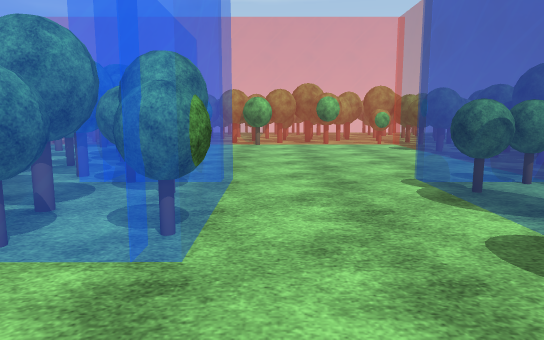
view 1 (above)

19 first-person views from a walk through a Unity game level. The camera is 1.4 m above the floor, tilts 8° down and sees 70° across. The floor is counted in squares, 1 m on a side. Each view is taken from the middle of a square. On the plan, view 1 faces up. The plan holds only what a view shows up to about 16 squares ahead; the rest is blank. The place goes on beyond the plan. Some trees and plants on the terrain are drawn as simple stand-ins. The player character is not drawn. Some animated figures are not drawn. Surface patterns are stand-ins for the level's own textures.

view 2
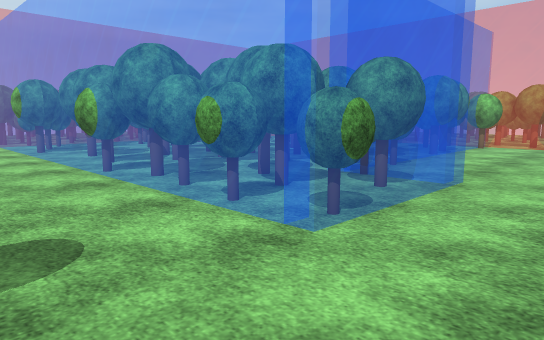

view 3
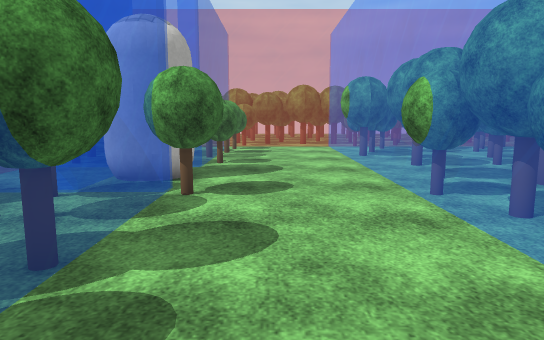

view 4
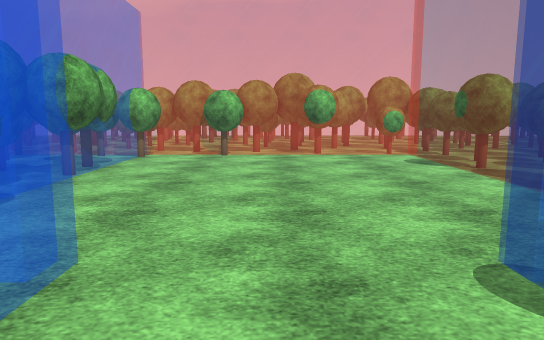

view 5
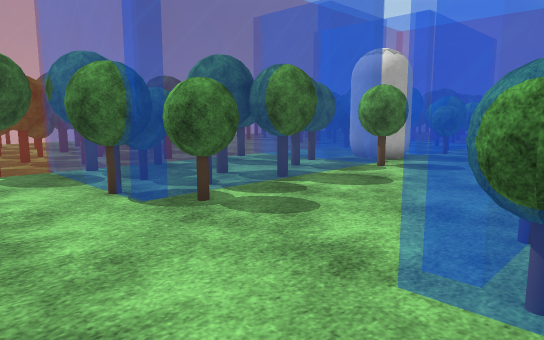

view 6
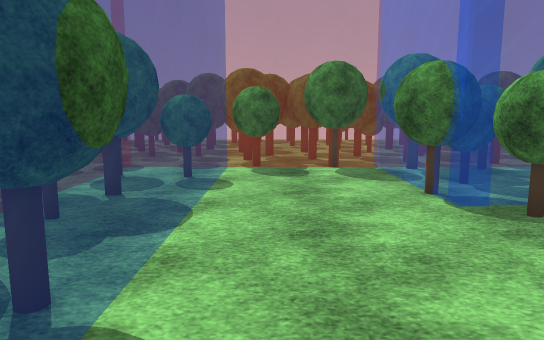

view 7
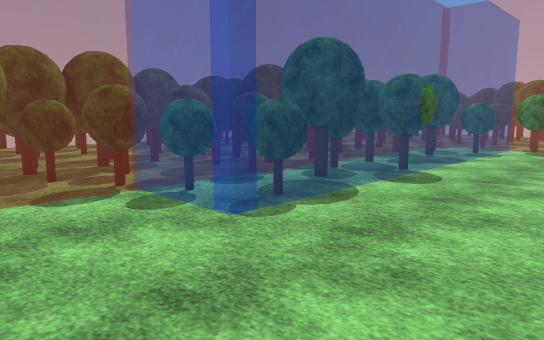

view 8
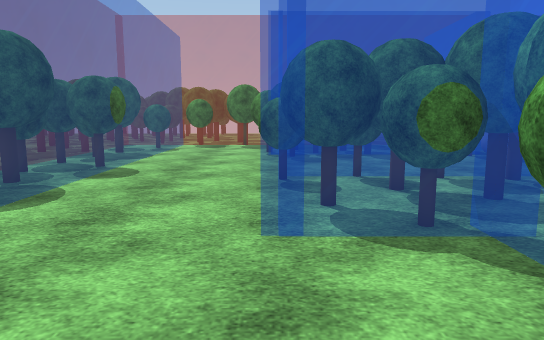

view 9
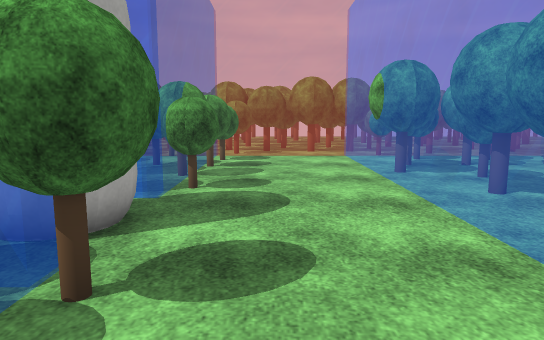

view 10
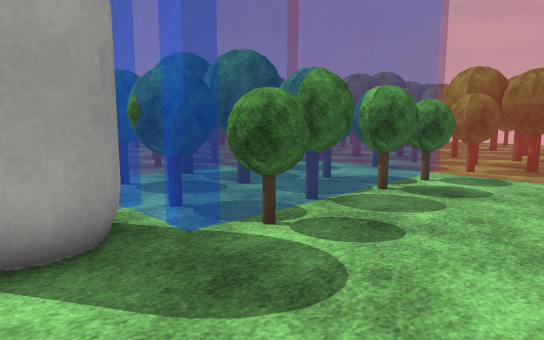

view 11
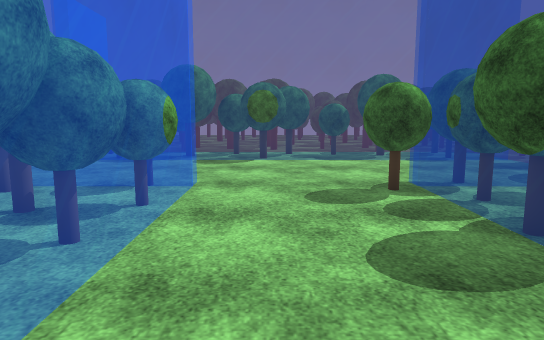

view 12
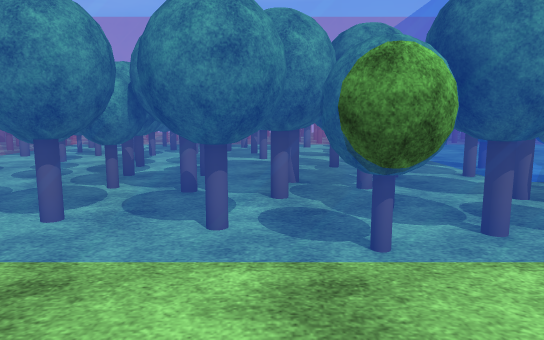

view 13
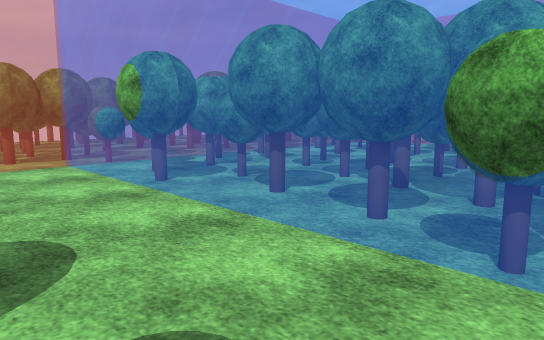

view 14
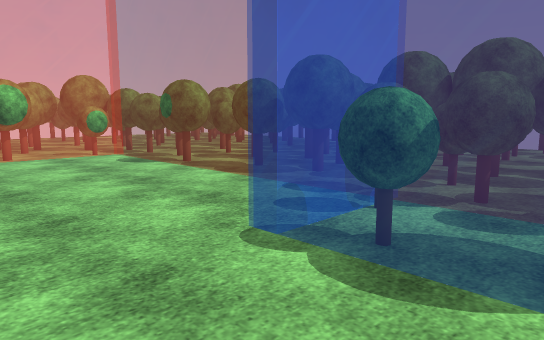

view 15
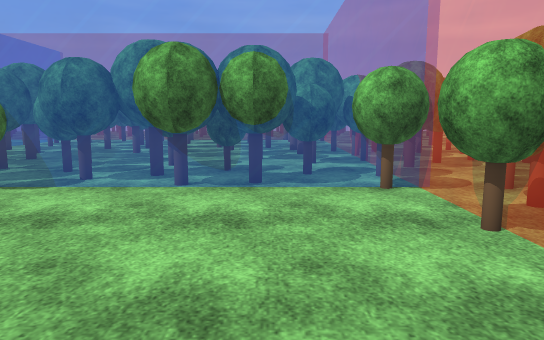

view 16
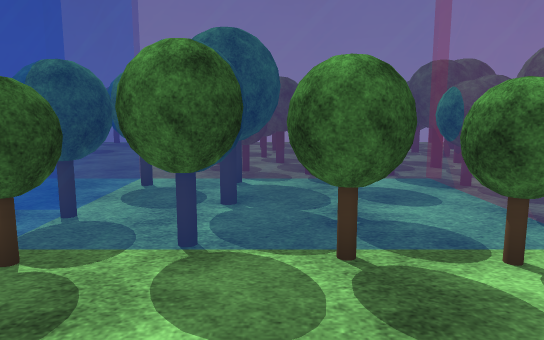

view 17
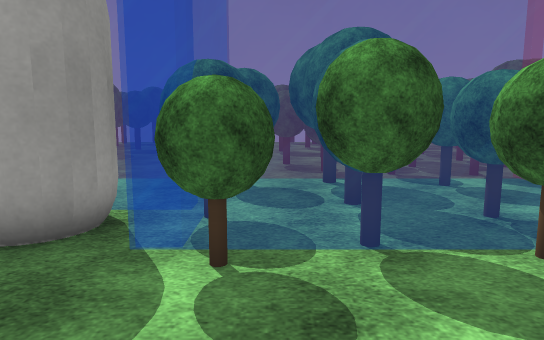

view 18
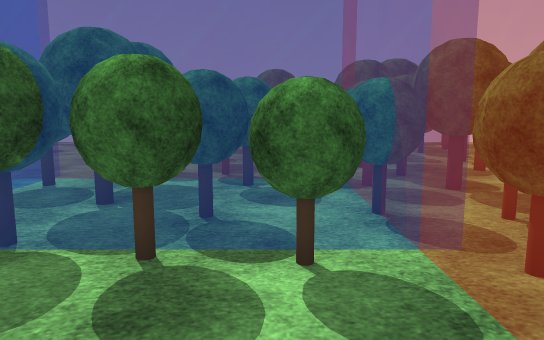

view 19
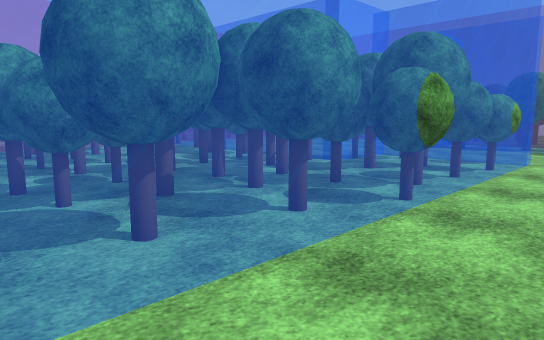

### Floor plan
Key: @ floor where view 1 was taken; . floor; = window, fence, low wall or low ledge; O other object.
Columns run from 21 left of view 1 to 8 right of it. Each row starts with its distance up from view 1.
 21           OOOOO OOO    O   OO
 20           OOOOOO.OOOOOOOO.OOO
 19          ==OOO  O===O===O=O=O
 18          OOOOOOOOO.........=O
 17          OOOOOOOO=.........=O
 16  O      OOOOOOOOOO.........=O
 15  O  OO  OOOOOO.OOO.........=O
 14    OOOOOOOOOO.OOOO.........=O
 13    OOOOOOOOOOOOOO=.........=OO
 12     .OOOOOOOO...OO.........=O
 11  O  OOO.OOOOOOOOO=O........=OO
 10  O OOOOOOO  OOOOO .........=.O
  9   OOOOOOOOOOOOOOOO.........=OO
  8   =OOOOOOOOOOOOOO=O==...==O=OO
  7  OOOOOO.OOOOOOO OOOO=...=OO=O
  6  O OOOOOOOOOOOOOOOOO=...==O=O
  5 OOOOOOOOOOOOOOOOOOOO=...=OOOOO
  4  O====OO=====O=OO=O=O...=OO=O
  3  O=.....................=OO O
  2  O=.....................=OO=O
  1 OO=.....................==O=O
  0  OO................O.@..==O OO
 -1 OO==OO=O=O.O.O==OO===...==O=O
 -2  O=OOOOOOOOOO=OOOOOOO...=OOOOO
 -3  OOO.OOOO====OOOOOOO=...==O O
 -4 OO=.OOOOO=..  .  ..O=...=OOO
 -5 OOOOOOOOOO..  OO OOOO...= O
 -6  O=O O==   = =O OO  =OOOO
 -7  OOOOOOO......  OOOOOOOOO
 -8 OOO O OOO         O O O  OOO

Positions as (right, up) in squares from view 1, and headings:
1: (0, 0), facing up
2: (2, 0), facing up-left
3: (-1, 1), facing left
4: (1, 5), facing up
5: (2, 5), facing down-left
6: (2, 5), facing down
7: (-1, 12), facing down-right
8: (-1, 13), facing down
9: (-5, 1), facing left
10: (-9, 3), facing down-left
11: (-9, 2), facing right
12: (-9, 0), facing up
13: (-7, 0), facing up-left
14: (0, 5), facing up-right
15: (4, 16), facing left
16: (-15, 3), facing down
17: (-13, 3), facing down
18: (-17, 3), facing down
19: (-14, 1), facing up-right
